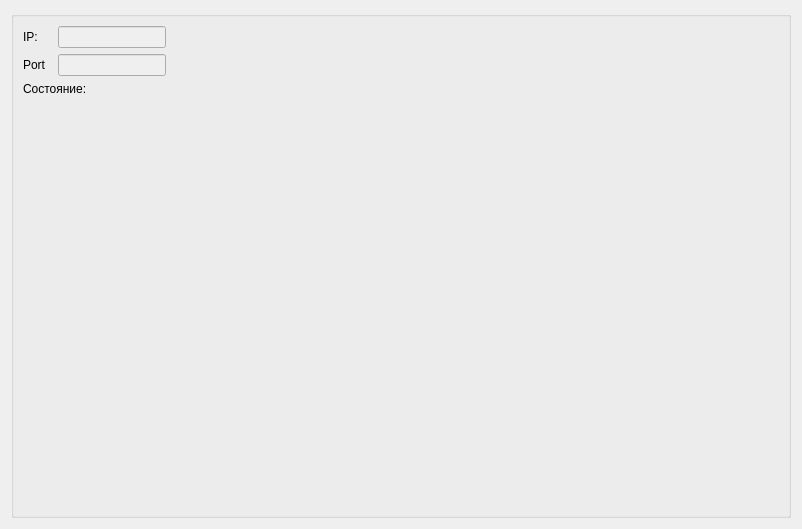
<?xml version="1.0" encoding="UTF-8"?>
<ui version="4.0">
 <class>RemoteAis</class>
 <widget class="QWidget" name="RemoteAis">
  <property name="geometry">
   <rect>
    <x>0</x>
    <y>0</y>
    <width>802</width>
    <height>529</height>
   </rect>
  </property>
  <property name="windowTitle">
   <string>RemoteAis</string>
  </property>
  <layout class="QGridLayout" name="gridLayout_2">
   <item row="0" column="0">
    <widget class="QGroupBox" name="groupBox">
     <property name="title">
      <string/>
     </property>
     <layout class="QGridLayout" name="gridLayout">
      <item row="2" column="0" colspan="2">
       <widget class="QLabel" name="label_3">
        <property name="text">
         <string>Состояние:</string>
        </property>
       </widget>
      </item>
      <item row="1" column="1" colspan="2">
       <widget class="QLineEdit" name="lineEdit_port">
        <property name="enabled">
         <bool>false</bool>
        </property>
       </widget>
      </item>
      <item row="1" column="0">
       <widget class="QLabel" name="label_2">
        <property name="text">
         <string>Port</string>
        </property>
       </widget>
      </item>
      <item row="0" column="1" colspan="2">
       <widget class="QLineEdit" name="lineEdit_IP">
        <property name="enabled">
         <bool>false</bool>
        </property>
       </widget>
      </item>
      <item row="2" column="2">
       <widget class="QLabel" name="label_4">
        <property name="text">
         <string/>
        </property>
       </widget>
      </item>
      <item row="0" column="0">
       <widget class="QLabel" name="label">
        <property name="text">
         <string>IP:</string>
        </property>
       </widget>
      </item>
      <item row="3" column="0" colspan="3">
       <spacer name="verticalSpacer">
        <property name="orientation">
         <enum>Qt::Vertical</enum>
        </property>
        <property name="sizeHint" stdset="0">
         <size>
          <width>20</width>
          <height>40</height>
         </size>
        </property>
       </spacer>
      </item>
      <item row="0" column="3" rowspan="4">
       <spacer name="horizontalSpacer">
        <property name="orientation">
         <enum>Qt::Horizontal</enum>
        </property>
        <property name="sizeHint" stdset="0">
         <size>
          <width>40</width>
          <height>20</height>
         </size>
        </property>
       </spacer>
      </item>
     </layout>
    </widget>
   </item>
  </layout>
 </widget>
 <resources/>
 <connections/>
</ui>
